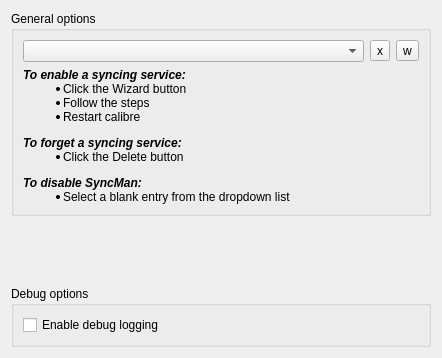
<?xml version="1.0" encoding="UTF-8"?>
<ui version="4.0">
 <class>Dialog</class>
 <widget class="QDialog" name="Dialog">
  <property name="geometry">
   <rect>
    <x>0</x>
    <y>0</y>
    <width>442</width>
    <height>358</height>
   </rect>
  </property>
  <property name="windowTitle">
   <string>iOS Reader Applications</string>
  </property>
  <property name="windowIcon">
   <iconset>
    <normaloff>:/images/lt.png</normaloff>:/images/lt.png</iconset>
  </property>
  <layout class="QGridLayout" name="gridLayout">
   <item row="2" column="0">
    <widget class="QGroupBox" name="debug_gb">
     <property name="title">
      <string>Debug options</string>
     </property>
     <layout class="QGridLayout" name="gridLayout_5">
      <item row="0" column="0">
       <layout class="QGridLayout" name="gridLayout_4">
        <item row="0" column="0">
         <widget class="QCheckBox" name="debug_plugin">
          <property name="text">
           <string>Enable debug logging</string>
          </property>
         </widget>
        </item>
       </layout>
      </item>
     </layout>
    </widget>
   </item>
   <item row="0" column="0">
    <layout class="QVBoxLayout" name="verticalLayout">
     <item>
      <widget class="QGroupBox" name="general_gb">
       <property name="title">
        <string>General options</string>
       </property>
       <layout class="QGridLayout" name="gridLayout_3">
        <item row="0" column="2">
         <widget class="QToolButton" name="wizard_tb">
          <property name="toolTip">
           <string>Add syncing service</string>
          </property>
          <property name="text">
           <string>w</string>
          </property>
         </widget>
        </item>
        <item row="1" column="0" colspan="3">
         <widget class="QLabel" name="label">
          <property name="text">
           <string>&lt;html&gt;
&lt;head&gt;
&lt;style&gt;
h4  {font-style: italic; margin:0; padding:0;}
ul {margin-top:0; padding-bottom: 1em; padding-top:0;}
&lt;/style&gt;
&lt;/head&gt;
&lt;body&gt;
&lt;h4&gt;To enable a syncing service:&lt;/h4&gt;
&lt;ul&gt;
&lt;li&gt;Click the Wizard button&lt;/li&gt;
&lt;li&gt;Follow the steps&lt;/li&gt;
&lt;li&gt;Restart calibre&lt;/li&gt;
&lt;/ul&gt;
&lt;h4&gt;To forget a syncing service:&lt;/h4&gt;
&lt;ul&gt;
&lt;li&gt;Click the Delete button&lt;/li&gt;
&lt;/ul&gt;
&lt;h4&gt;To disable SyncMan:&lt;/h4&gt;
&lt;ul&gt;
&lt;li&gt;Select a blank entry from the dropdown list&lt;/li&gt;
&lt;/ul&gt;
&lt;/body&gt;&lt;/html&gt;</string>
          </property>
         </widget>
        </item>
        <item row="0" column="0">
         <layout class="QGridLayout" name="gridLayout_2">
          <item row="0" column="0">
           <widget class="QComboBox" name="sync_apps">
            <property name="toolTip">
             <string>Syncing service to manage</string>
            </property>
           </widget>
          </item>
         </layout>
        </item>
        <item row="0" column="1">
         <widget class="QToolButton" name="forget_tb">
          <property name="toolTip">
           <string>Forget this syncing service</string>
          </property>
          <property name="text">
           <string>x</string>
          </property>
         </widget>
        </item>
       </layout>
      </widget>
     </item>
    </layout>
   </item>
   <item row="1" column="0">
    <spacer name="verticalSpacer">
     <property name="orientation">
      <enum>Qt::Vertical</enum>
     </property>
     <property name="sizeHint" stdset="0">
      <size>
       <width>20</width>
       <height>40</height>
      </size>
     </property>
    </spacer>
   </item>
  </layout>
 </widget>
 <resources/>
 <connections/>
</ui>
